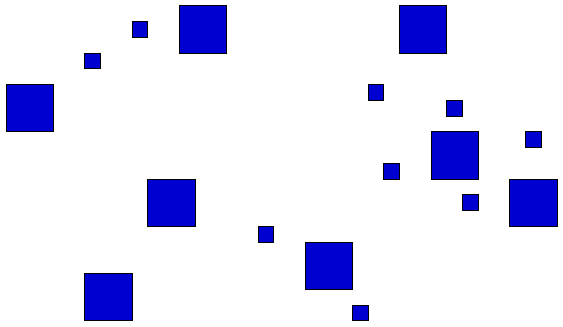
#> input picture Trabalho 3/objetos1.png, 563 x 327 px
$ python extrairPropriedades.py objetos1.png 5
#> lines starting #> are read from the running program, lines starting #| are printed output that depends on the picture; after the words box and inside, x2 and y2 are one past the last pixel; in counts of white or black regions, pixels touching at a corner belong together
import sys
import cv2
import numpy as np
import matplotlib.pyplot as plt

#Extrai contornos da imagem e calcula algumas propriedades de cada contorno como area, perimetro, excentricidade e solidez.
#Recebe como parametro 'nome/diretorio da imagem' e (opcional) 'Limiar da imagem tons de cinza' (0-255) onde
#Pixels com valores abaixo desse limiar serão setados para 0 (preto)

def pegarContorno(img, limiar):
    thresh_img = img
    thresh_img[thresh_img < limiar] = 0
    contorno, _ = cv2.findContours(
        thresh_img, cv2.RETR_TREE, cv2.CHAIN_APPROX_SIMPLE)
    img_contorno = np.ones(img.shape+(3,))*255
    cv2.drawContours(img_contorno, contorno[1:], -1, (0, 0, 255), 2)
    return img_contorno, thresh_img, contorno


def calcularExcentricidade(momento):
    p1 = (momento['mu20'] + momento['mu02']) / 2
    p2 = np.sqrt(4 * momento['mu11']**2 +
                 (momento['mu20'] - momento['mu02'])**2) / 2
    eixo_menor = p1-p2
    eixo_maior = p1+p2
    return np.sqrt(1-(eixo_menor / eixo_maior))


def extrairPropriedades(contorno, img_contorno):
    i = 1
    # Cores para preenchimento das areas dos contornos
    cores = [(204, 204, 255), (204, 229, 255), (204, 255, 255), (204, 255, 229), (204, 255, 204),
             (229, 255, 204), (255, 255, 204), (255, 229, 204), (255, 204, 229), (229, 204, 255)]

    # Armazena as informações extraidas
    info = [f'Numero de regiões: {len(contorno)-1}\n\n']
    areas = []
    obj_pequeno = 0
    obj_medio = 0
    obj_grande = 0

    for cnt_atual in contorno[1:]:
        # Calculo da Area e perimetro
        area = cv2.contourArea(cnt_atual)
        areas.append(area)
        perimetro = cv2.arcLength(cnt_atual, True)

        # Calculo da excentricidade
        momento = cv2.moments(cnt_atual)
        excentricidade = calcularExcentricidade(momento)

        # Calculo da solidez
        casca = cv2.convexHull(cnt_atual)
        areaDaCasca = cv2.contourArea(casca)
        solidez = area/areaDaCasca

        # Salva informação atual
        info_atual = f'Região: {i-1}\tárea: {area}\tperímetro: {perimetro}\texcentricidade: {excentricidade}\tsolidez: {solidez}\n'
        info.append(info_atual)

        # Pega o centroide do contorno
        cx = int(momento['m10']/momento['m00'])
        cy = int(momento['m01']/momento['m00'])
        # Preenche o contorno
        cv2.drawContours(img_contorno, contorno, i, cores[i % len(cores)], -1)
        # Escreve a sua respectiva numeração
        cv2.putText(img_contorno, str(i-1), (cx, cy),
                    cv2.FONT_HERSHEY_SIMPLEX, 0.4, (0, 0, 0))
        i += 1
        if area < 1500:
            obj_pequeno += 1
        elif area >= 1500 and area < 3000:
            obj_medio += 1
        else:
            obj_grande += 1
    # Termina de armazenar as informações necessarias
    info_atual = f'\nNúmero de regiões pequenas: {obj_pequeno}\n'
    info.append(info_atual)
    info_atual = f'\nNúmero de regiões medias: {obj_medio}\n'
    info.append(info_atual)
    info_atual = f'\nNúmero de regiões grandes: {obj_grande}\n'
    info.append(info_atual)

    # Salva as informações extraidas em um arquivo txt
    with open(f'{sys.argv[1]}_infoExtraida.txt', 'w', encoding='utf-8') as escrita:
        escrita.writelines(info)
    print("Informações extraidas, plotando histograma...")
    # Plota o histograma
    plt.hist(areas, bins=[0, 1500, 3000, max(
        max(areas), 4500)], color='crimson', lw=2, ec='black')
    plt.ylabel('Numero de Objetos')
    plt.xlabel('Área')
    plt.title('Histograma de areas dos objetos')
    plt.savefig(f'{sys.argv[1]}_Histograma.png')
    return


if __name__ == "__main__":
    limiar = 255
    if(len(sys.argv) < 2):
        print("Parametros passados insuficientes, passe o diretorio da imagem.\n")
        sys.exit()
    if(len(sys.argv) >= 3):
        limiar = int(sys.argv[2])

    # Carrega a imagem em tons de cinza
    img = cv2.imread(sys.argv[1], cv2.IMREAD_GRAYSCALE)
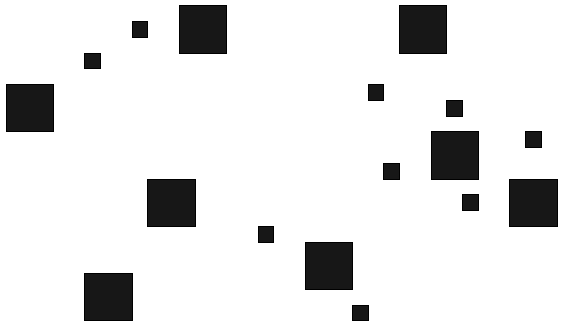
#> img: shape (327, 563); min 0, max 255, mean 228
    cv2.imwrite(f'{sys.argv[1]}_Grayscale.png', img)

    # Chama função para pegar o contorno
    print("Extraindo contorno...")
    img_cnt, img_limiar, contorno = pegarContorno(img, limiar)
#> in pegarContorno, `contorno, _ = cv2.findContours( thresh_img, cv2.RETR_TREE, cv2.CHAIN_A..`: contorno = 35 contours; largest, box (x1, y1, x2, y2) and area: (0, 0, 563, 327) 183212, (83, 272, 134, 322) 2448, (508, 178, 559, 228) 2448, (146, 178, 197, 228) 2448, (430, 130, 480, 181) 2448
#> in pegarContorno, `cv2.drawContours(img_contorno, contorno[1:], -1, (0, 0, 255), 2)`:
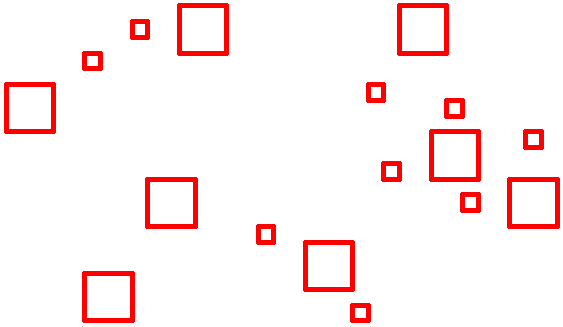
#> img_contorno: shape (327, 563, 3) float64; mean of channels 0, 1, 2 240.7, 240.7, 255; drawn as B, G, R
    cv2.imwrite(f'{sys.argv[1]}_Contorno.png', img_cnt)
    cv2.imwrite(f'{sys.argv[1]}_ComLimiar.png', img_limiar)

    # Extrai as propriedades da imagem
    print("Extraindo informações")
    imgc = np.ones(img.shape+(3,))*255
    extrairPropriedades(contorno, imgc)
#> the loop in extrairPropriedades, `for cnt_atual in contorno[1:]:` made 34 passes
#> (cnt_atual, area, perimetro, p1 in calcularExcentricidade, p2 in calcularExcentricidade, eixo_menor in calcularExcentricidade, eixo_maior in calcularExcentricidade, excentricidade) on passes 2, 4, 6, 8, 10, 12: ([[353, 306], [353, 319], [367, 319], [367, 306]], 182, 54, 2767.9, 204.8, 2563.2, 2972.7, 0.371), ([[85, 274], [85, 319], [131, 319], [131, 274]], 2070, 182, 357161.2, 7848.8, 349312.5, 365010, 0.207), ([[306, 243], [306, 288], [351, 288], [351, 243]], 2025, 180, 341718.8, 0, 341718.8, 341718.8, 0), ([[259, 227], [259, 241], [272, 241], [272, 227]], 182, 54, 2767.9, 204.7, 2563.2, 2972.7, 0.371), ([[463, 195], [463, 209], [477, 209], [477, 195]], 196, 56, 3201.3, 3.84e-09, 3201.3, 3201.3, 1.55e-06), ([[510, 180], [510, 225], [556, 225], [556, 180]], 2070, 182, 357161.2, 7848.8, 349312.5, 365010, 0.207)
#> (area, perimetro, p1 in calcularExcentricidade, p2 in calcularExcentricidade, eixo_menor in calcularExcentricidade, eixo_maior in calcularExcentricidade, excentricidade, areaDaCasca) on passes 1, 3, 5, 7, 9, 11: (304, 67.66, 7673.8, 437.8, 7236, 8111.7, 0.329, 304), (2448, 195.7, 499117.8, 10081.8, 489036, 509199.7, 0.199, 2448), (2399, 193.7, 479231.9, 0, 479231.9, 479231.9, 0, 2399), (304, 67.66, 7673.8, 437.8, 7236, 8111.7, 0.329, 304), (322, 69.66, 8597.7, 2.79e-09, 8597.7, 8597.7, 8.06e-07, 322), (2448, 195.7, 499117.8, 10081.8, 489036, 509199.7, 0.199, 2448)
#> after the loop in extrairPropriedades, `for cnt_atual in contorno[1:]:`:
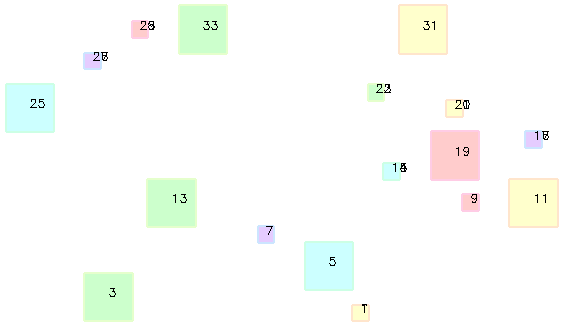
#> img_contorno: shape (327, 563, 3) float64; mean of channels 0, 1, 2 249.5, 252.9, 250.5; drawn as B, G, R
#> after the loop in extrairPropriedades, `for cnt_atual in contorno[1:]:`: areas = 34 values, max 2448 at index 2, min 182 at index 1, mean 1189.9; i = 35; info = 35 items; obj_grande = 0; obj_medio = 16; obj_pequeno = 18
#> in extrairPropriedades, `plt.savefig(f'{sys.argv[1]}_Histograma.png')`:
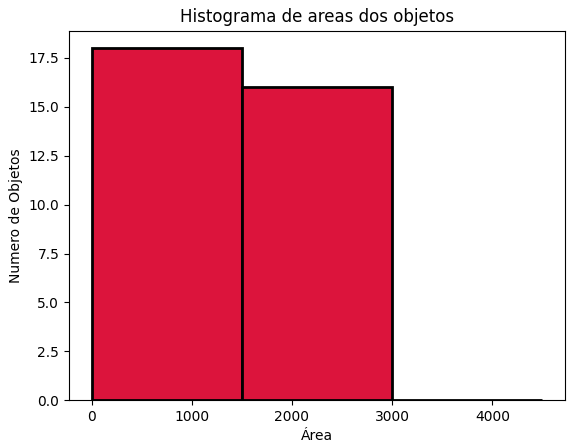
#> figure drawn by matplotlib, 1 panel; tallest bar 18 high, from x = 0 to 1500
    cv2.imwrite(f'{sys.argv[1]}_ContornoPreenchido.png', imgc)
